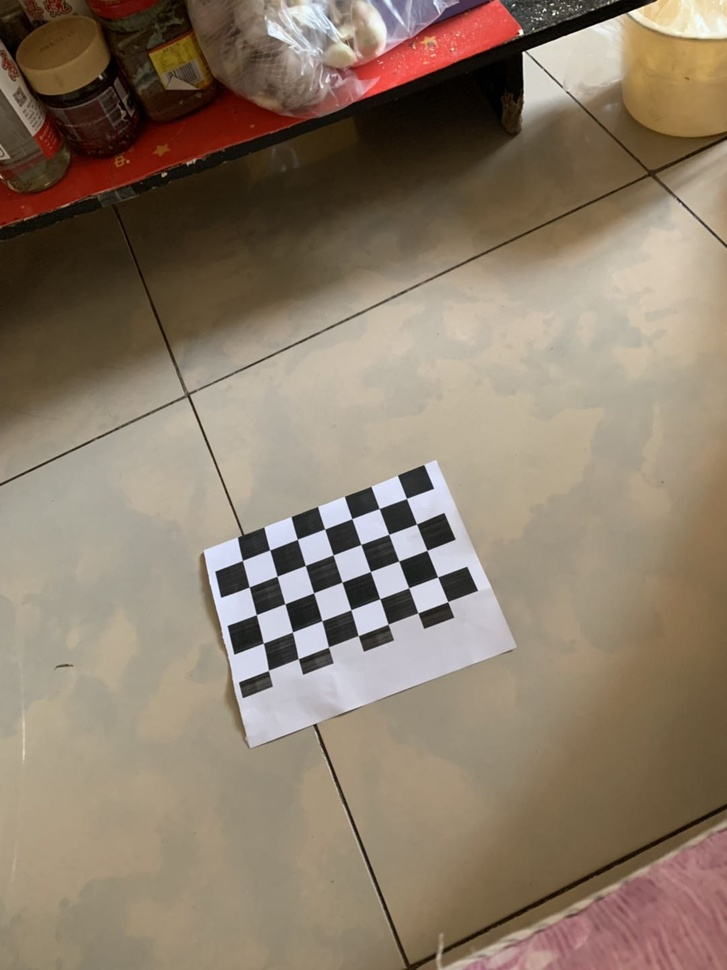
#> input picture PictureProcess/functions/biaoding/7.jpg, 727 x 970 px, shrunk from 1080 x 1440 before the run, found by its file name
$ python guidance.py
#> lines starting #> are read from the running program, lines starting #| are printed output that depends on the picture; after the words box and inside, x2 and y2 are one past the last pixel; in counts of white or black regions, pixels touching at a corner belong together; long printed decimals are rounded
import cv2
import matplotlib.pyplot as plt
from PIL import Image, ImageEnhance, ImageFilter
import numpy as np

img = cv2.imread("7.jpg")
#> img is the input picture: shape (970, 727, 3); mean B, G, R 106.5, 124.2, 140.3
h,w = img.shape[:2]
#> h = 970; w = 727
print(w,h)
#| 727 970
l1 = []
l2 = []
for y in range(0,h):
    left = 0
    right = w - 1
    while left < w and img.item(y,left,0) == 0:
        left = left + 1
    while right > 0 and img.item(y,right,0) == 0:
        right = right - 1
    print(left,right)
    if left != w and right != 0 :
        l1.append((left + right) // 2)
        l2.append(h - y)
        img.itemset((y, (left + right) // 2, 0), 0)
        img.itemset((y, (left + right) // 2, 1), 0)
        img.itemset((y, (left + right) // 2, 2), 0)
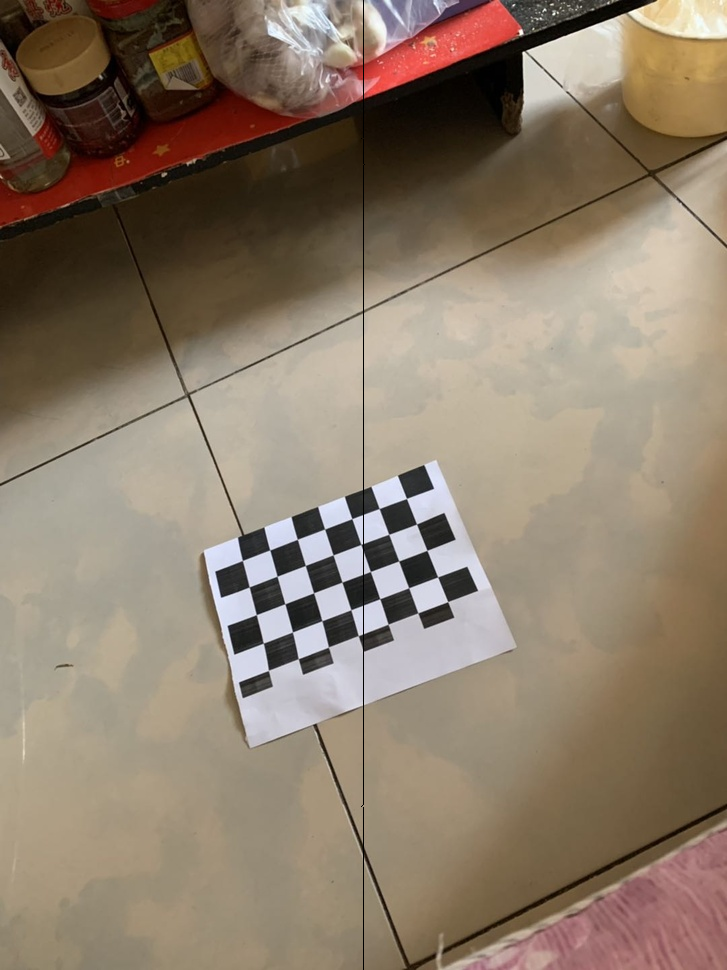
#> img: shape (970, 727, 3); 0.14% of pixels changed, all inside (x1, y1, x2, y2) = (361, 0, 365, 970)
#> after the loop, l1 = 970 values, max 364 at index 164, min 361 at index 138, mean 363; l2 = 970 values, max 970 at index 0, min 1 at index 969, mean 485.5
x = np.array(l1)
#> x has the same summary as l1
y = np.array(l2)
#> y has the same summary as l2
def Least_squares(x,y):
    x_ = x.mean()
#> x_ = 363
    y_ = y.mean()
#> y_ = 485.5
    m = np.zeros(1)
    n = np.zeros(1)
    k = np.zeros(1)
    p = np.zeros(1)
    for i in np.arange(50):
        k = (x[i]-x_)* (y[i]-y_)
        m += k
        p = np.square( x[i]-x_ )
        n = n + p
#> this loop made 50 passes
#> (k, m, n) on passes 1 to 12: (2, [2], [1.7e-05]), (1.99, [3.99], [3.4e-05]), (1.99, [5.98], [5.1e-05]), (1.99, [7.97], [6.8e-05]), (1.98, [9.95], [8.5e-05]), (1.98, [11.93], [0.000102]), (1.97, [13.9], [0.000119]), (1.97, [15.87], [0.000136]), (1.96, [17.83], [0.000153]), (1.96, [19.79], [0.00017]), (1.96, [21.75], [0.000187]), (1.95, [23.7], [0.000204])
    a = m/n
#> a = [111550]
    b = y_ -  a * x_
#> b = [-40491704.5]
    return a,b
if __name__ == '__main__':
    a,b = Least_squares(x,y)
#> a = [111550]; b = [-40491704.5]
    print(a,b)
#| [111550.000] [-40491704.500]
    y1 = a * x + b
#> y1 = 970 values, max 112495.5 at index 164, min -222154.5 at index 138, mean 485.5
    plt.figure(figsize=(10, 5), facecolor='w')
    plt.plot(x, y, 'ro', lw=2, markersize=6)
    plt.plot(x, y1, 'r-', lw=2, markersize=6)
#> (the run stopped early here; a loop or call above may not have finished)

$ run again, with PictureProcess/functions/biaoding/1.jpg copied over PictureProcess/functions/biaoding/7.jpg
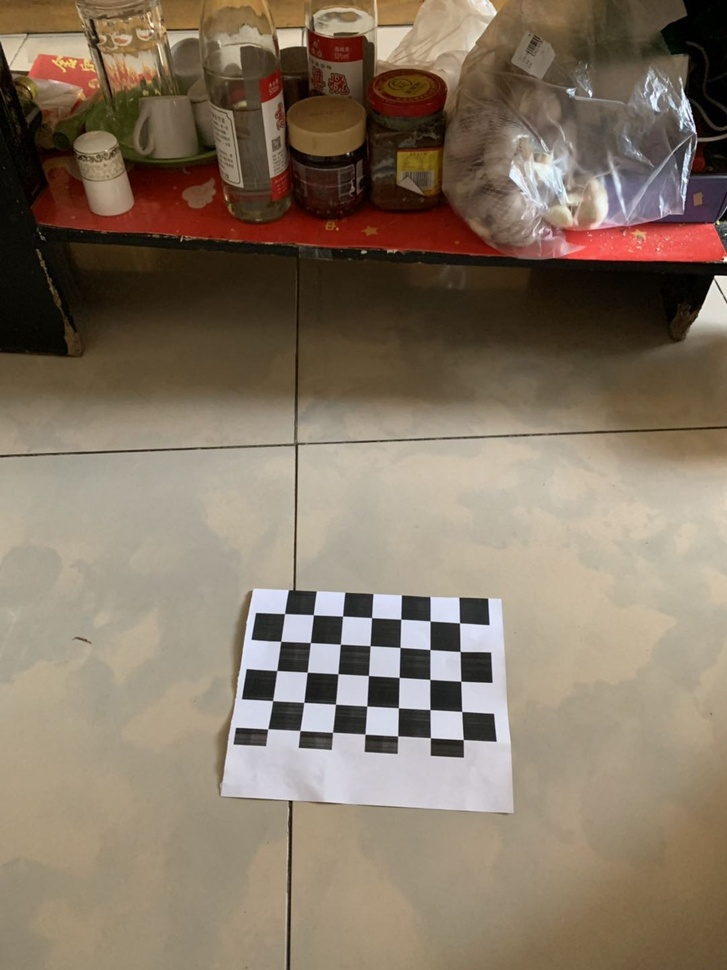
#> input picture PictureProcess/functions/biaoding/1.jpg, 727 x 970 px, shrunk from 1080 x 1440 before the run, found by its file name
#> img is the input picture: shape (970, 727, 3); mean B, G, R 100.2, 117.9, 133.5
#| 727 970
#> after the loop `for y in range(0,h):`:
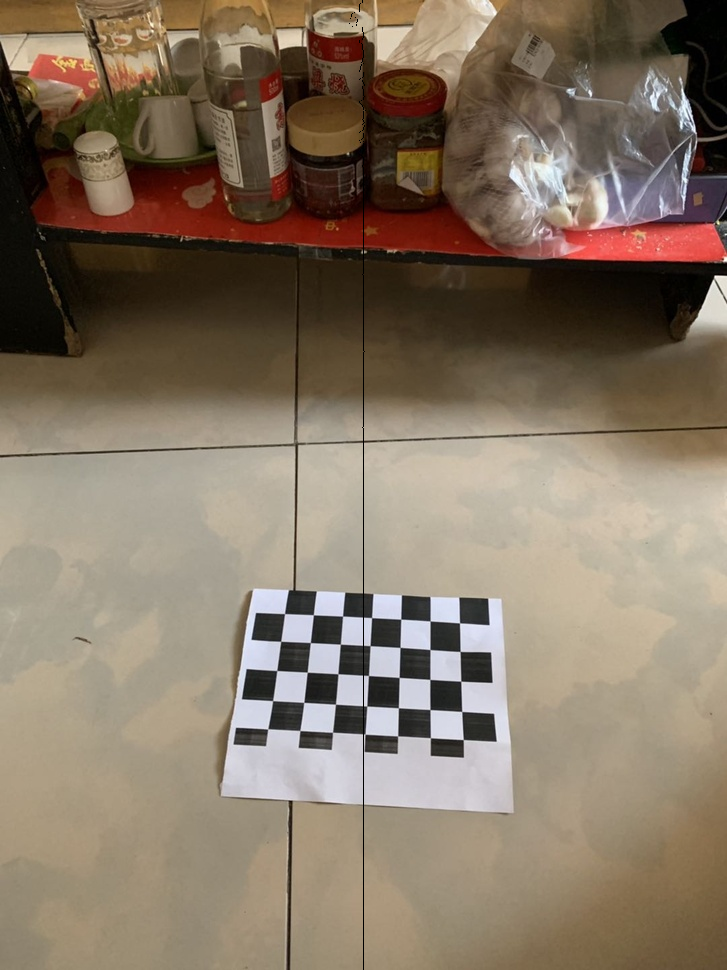
#> img: shape (970, 727, 3); 0.14% of pixels changed, all inside (x1, y1, x2, y2) = (349, 0, 366, 970)
#> after the loop `for y in range(0,h):`: l1 = 970 values, max 365 at index 110, min 349 at index 23, mean 362.7; l2 = 970 values, max 970 at index 0, min 1 at index 969, mean 485.5
#> x has the same summary as l1
#> y has the same summary as l2
#> x_ = 362.7
#> y_ = 485.5
#> the loop in Least_squares, `for i in np.arange(50):` made 50 passes
#> (k, m, p, n) on passes 1 to 8: (-339.6, [-339.6], 0.491, [0.491]), (-338.9, [-678.6], 0.491, [0.983]), (-338.2, [-1016.8], 0.491, [1.47]), (-1300.5, [-2317.4], 7.3, [8.77]), (-1778.3, [-4095.7], 13.7, [22.47]), (-1774.6, [-5870.4], 13.7, [36.17]), (-1770.9, [-7641.3], 13.7, [49.86]), (-1767.2, [-9408.6], 13.7, [63.56])
#> in Least_squares, `a = m/n`: a = [-58.33]
#> in Least_squares, `b = y_ -  a * x_`: b = [21642.6]
#> `a,b = Least_squares(x,y)`: a = [-58.33]; b = [21642.6]
#| [-58.332] [21642.641]
#> y1 = 970 values, max 1284.7 at index 23, min 351.4 at index 110, mean 485.5

$ run again, with PictureProcess/functions/biaoding/10.jpg copied over PictureProcess/functions/biaoding/7.jpg
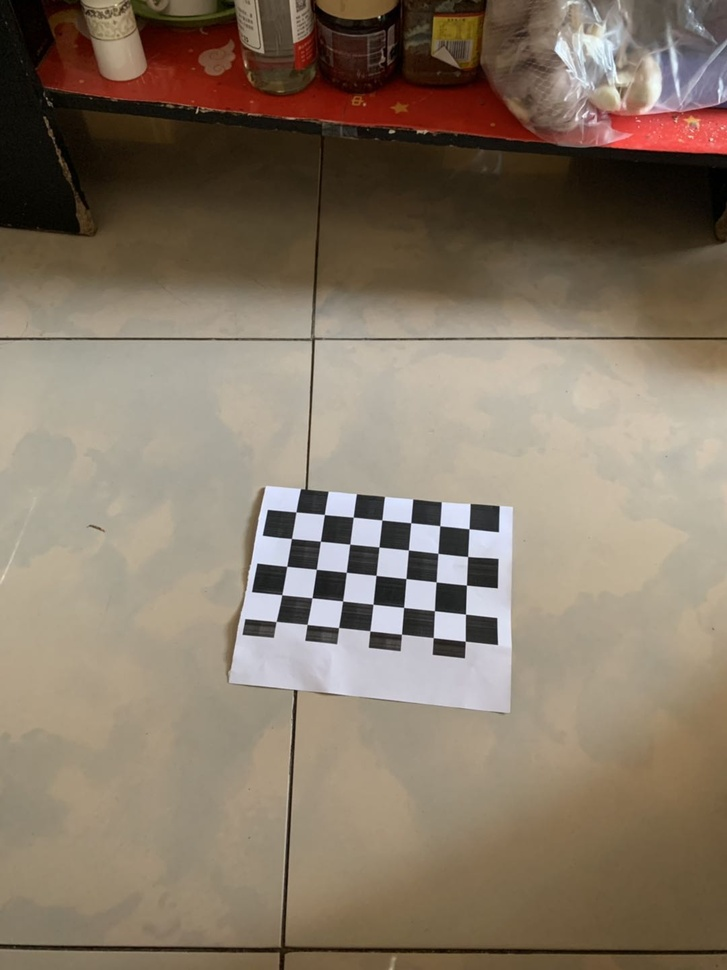
#> input picture PictureProcess/functions/biaoding/10.jpg, 727 x 970 px, shrunk from 1080 x 1440 before the run, found by its file name
#> img is the input picture: shape (970, 727, 3); mean B, G, R 102.9, 119.7, 134.3
#| 727 970
#> after the loop `for y in range(0,h):`:
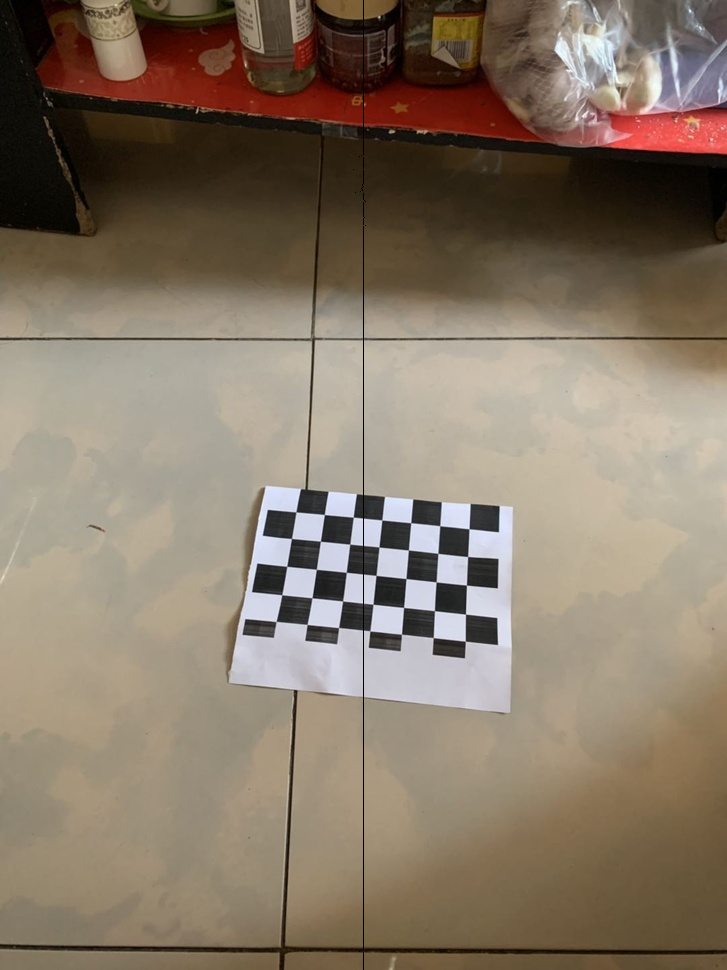
#> img: shape (970, 727, 3); 0.14% of pixels changed, all inside (x1, y1, x2, y2) = (353, 0, 366, 970)
#> after the loop `for y in range(0,h):`: l1 = 970 values, max 365 at index 201, min 353 at index 169, mean 363; l2 = 970 values, max 970 at index 0, min 1 at index 969, mean 485.5
#> x has the same summary as l1
#> y has the same summary as l2
#> x_ = 363
#> y_ = 485.5
#> the loop in Least_squares, `for i in np.arange(50):` made 50 passes
#> (k, m, n) on passes 1 to 8: (15.98, [15.98], [0.00109]), (15.95, [31.93], [0.00218]), (15.92, [47.85], [0.00326]), (15.88, [63.74], [0.00435]), (15.85, [79.59], [0.00544]), (15.82, [95.41], [0.00653]), (15.79, [111.2], [0.00762]), (15.75, [126.9], [0.00871])
#> in Least_squares, `a = m/n`: a = [13943.8]
#> in Least_squares, `b = y_ -  a * x_`: b = [-5060635.8]
#> `a,b = Least_squares(x,y)`: a = [13943.8]; b = [-5060635.8]
#| [13943.75] [-5060635.750]
#> y1 = 970 values, max 28833 at index 201, min -138492 at index 169, mean 485.5

$ run again, with PictureProcess/functions/biaoding/3.jpg copied over PictureProcess/functions/biaoding/7.jpg
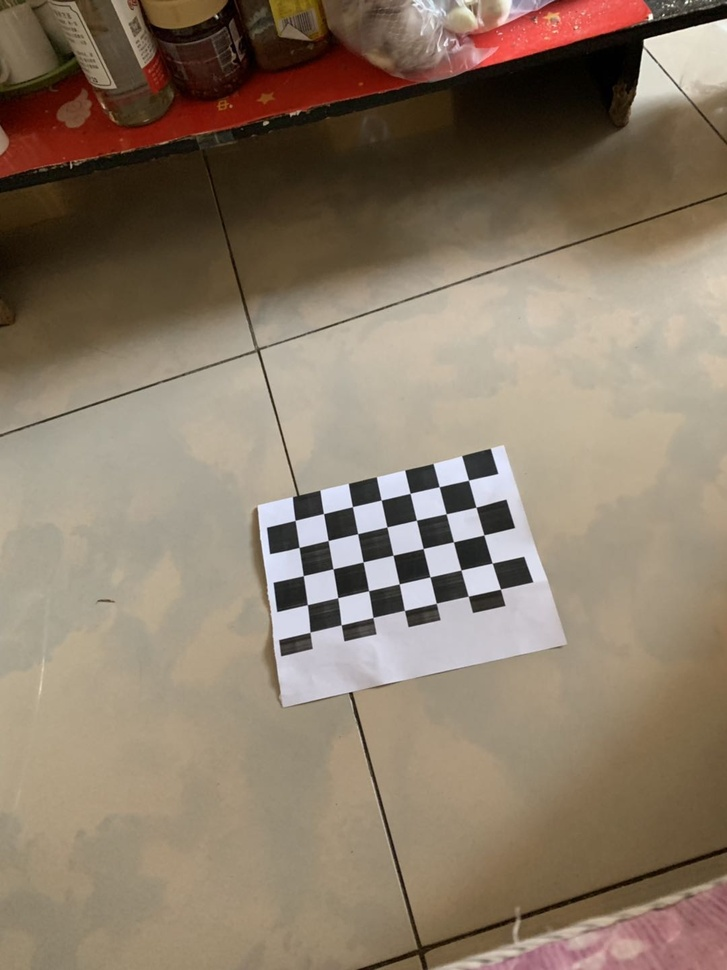
#> input picture PictureProcess/functions/biaoding/3.jpg, 727 x 970 px, shrunk from 1080 x 1440 before the run, found by its file name
#> img is the input picture: shape (970, 727, 3); mean B, G, R 105, 123.2, 139.3
#| 727 970
#> after the loop `for y in range(0,h):`:
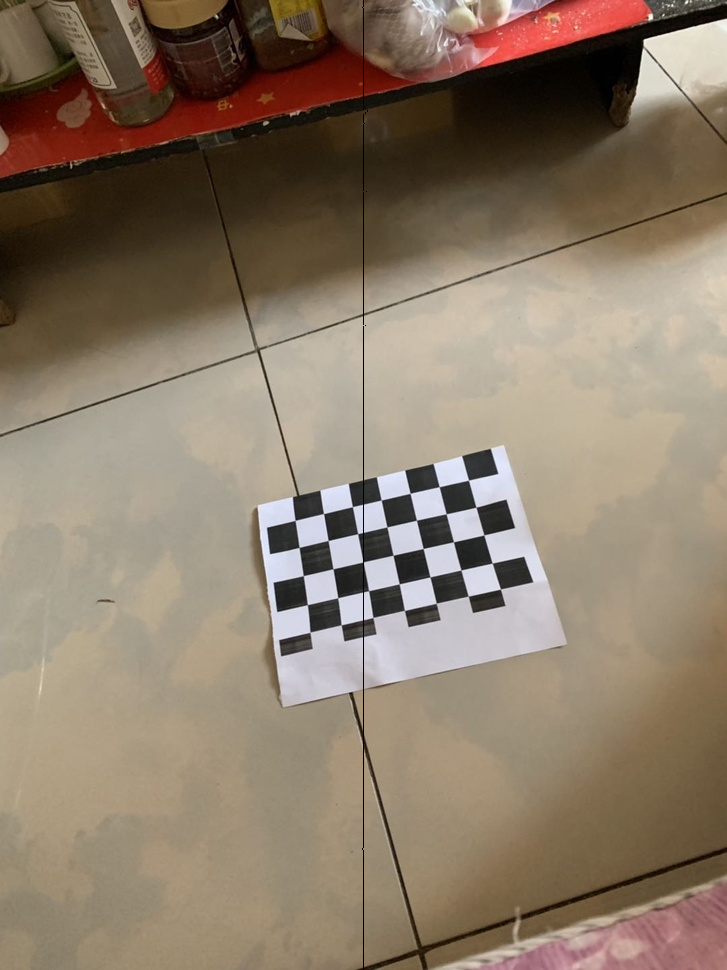
#> img: shape (970, 727, 3); 0.14% of pixels changed, all inside (x1, y1, x2, y2) = (362, 0, 368, 970)
#> after the loop `for y in range(0,h):`: l1 = 970 values, max 367 at index 110, min 362 at index 7, mean 363; l2 = 970 values, max 970 at index 0, min 1 at index 969, mean 485.5
#> x has the same summary as l1
#> y has the same summary as l2
#> x_ = 363
#> y_ = 485.5
#> the loop in Least_squares, `for i in np.arange(50):` made 50 passes
#> (k, m, p, n) on passes 1 to 8: (-8.49, [-8.49], 0.000307, [0.000307]), (-8.47, [-16.96], 0.000307, [0.000614]), (-8.46, [-25.42], 0.000307, [0.000921]), (-8.44, [-33.86], 0.000307, [0.00123]), (-8.42, [-42.28], 0.000307, [0.00154]), (-8.4, [-50.68], 0.000307, [0.00184]), (-8.39, [-59.07], 0.000307, [0.00215]), (-485.9, [-544.9], 1.04, [1.04])
#> in Least_squares, `a = m/n`: a = [-838.3]
#> in Least_squares, `b = y_ -  a * x_`: b = [304815.1]
#> `a,b = Least_squares(x,y)`: a = [-838.3]; b = [304815.1]
#| [-838.333] [304815.107]
#> y1 = 970 values, max 1338.5 at index 7, min -2853.1 at index 110, mean 485.5
